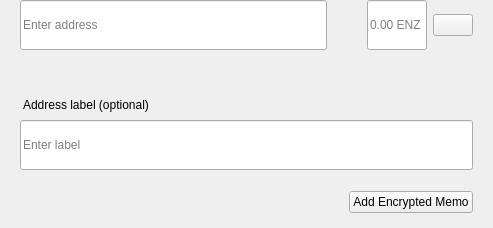
<?xml version="1.0" encoding="UTF-8"?>
<ui version="4.0">
 <class>SendMultiRow</class>
 <widget class="QWidget" name="SendMultiRow">
  <property name="geometry">
   <rect>
    <x>0</x>
    <y>0</y>
    <width>493</width>
    <height>228</height>
   </rect>
  </property>
  <property name="minimumSize">
   <size>
    <width>0</width>
    <height>0</height>
   </size>
  </property>
  <property name="maximumSize">
   <size>
    <width>16777215</width>
    <height>16777215</height>
   </size>
  </property>
  <property name="windowTitle">
   <string>Form</string>
  </property>
  <layout class="QVBoxLayout" name="verticalLayout_3">
   <property name="spacing">
    <number>0</number>
   </property>
   <property name="leftMargin">
    <number>0</number>
   </property>
   <property name="topMargin">
    <number>0</number>
   </property>
   <property name="rightMargin">
    <number>20</number>
   </property>
   <property name="bottomMargin">
    <number>5</number>
   </property>
   <item alignment="Qt::AlignTop">
    <widget class="QWidget" name="widget" native="true">
     <property name="sizePolicy">
      <sizepolicy hsizetype="Expanding" vsizetype="Maximum">
       <horstretch>0</horstretch>
       <verstretch>0</verstretch>
      </sizepolicy>
     </property>
     <property name="minimumSize">
      <size>
       <width>0</width>
       <height>60</height>
      </size>
     </property>
     <property name="maximumSize">
      <size>
       <width>16777215</width>
       <height>85</height>
      </size>
     </property>
     <layout class="QHBoxLayout" name="horizontalLayout" stretch="6,0,2">
      <property name="spacing">
       <number>0</number>
      </property>
      <property name="leftMargin">
       <number>8</number>
      </property>
      <property name="topMargin">
       <number>0</number>
      </property>
      <property name="rightMargin">
       <number>0</number>
      </property>
      <property name="bottomMargin">
       <number>0</number>
      </property>
      <item alignment="Qt::AlignTop">
       <widget class="QStackedWidget" name="stackedAddress">
        <property name="minimumSize">
         <size>
          <width>0</width>
          <height>50</height>
         </size>
        </property>
        <property name="maximumSize">
         <size>
          <width>16777215</width>
          <height>50</height>
         </size>
        </property>
        <widget class="QWidget" name="page_4">
         <property name="sizePolicy">
          <sizepolicy hsizetype="Expanding" vsizetype="Preferred">
           <horstretch>0</horstretch>
           <verstretch>0</verstretch>
          </sizepolicy>
         </property>
         <property name="minimumSize">
          <size>
           <width>0</width>
           <height>50</height>
          </size>
         </property>
         <property name="maximumSize">
          <size>
           <width>16777215</width>
           <height>55</height>
          </size>
         </property>
         <layout class="QVBoxLayout" name="verticalLayout_7">
          <property name="spacing">
           <number>0</number>
          </property>
          <property name="leftMargin">
           <number>12</number>
          </property>
          <property name="topMargin">
           <number>0</number>
          </property>
          <property name="rightMargin">
           <number>0</number>
          </property>
          <property name="bottomMargin">
           <number>0</number>
          </property>
          <item>
           <widget class="QLineEdit" name="lineEditAddress">
            <property name="minimumSize">
             <size>
              <width>0</width>
              <height>50</height>
             </size>
            </property>
            <property name="maximumSize">
             <size>
              <width>16777215</width>
              <height>50</height>
             </size>
            </property>
            <property name="placeholderText">
             <string>Enter address</string>
            </property>
           </widget>
          </item>
         </layout>
        </widget>
        <widget class="QWidget" name="page_3"/>
       </widget>
      </item>
      <item>
       <spacer name="horizontalSpacer_3">
        <property name="orientation">
         <enum>Qt::Horizontal</enum>
        </property>
        <property name="sizeType">
         <enum>QSizePolicy::Fixed</enum>
        </property>
        <property name="sizeHint" stdset="0">
         <size>
          <width>40</width>
          <height>20</height>
         </size>
        </property>
       </spacer>
      </item>
      <item>
       <layout class="QHBoxLayout" name="horizontalLayout_2">
        <property name="spacing">
         <number>6</number>
        </property>
        <item alignment="Qt::AlignTop">
         <widget class="QLineEdit" name="lineEditAmount">
          <property name="sizePolicy">
           <sizepolicy hsizetype="Expanding" vsizetype="Preferred">
            <horstretch>0</horstretch>
            <verstretch>0</verstretch>
           </sizepolicy>
          </property>
          <property name="minimumSize">
           <size>
            <width>0</width>
            <height>50</height>
           </size>
          </property>
          <property name="maximumSize">
           <size>
            <width>16777215</width>
            <height>50</height>
           </size>
          </property>
          <property name="maxLength">
           <number>17</number>
          </property>
          <property name="alignment">
           <set>Qt::AlignLeading|Qt::AlignLeft|Qt::AlignVCenter</set>
          </property>
          <property name="placeholderText">
           <string notr="true">0.00 ENZ</string>
          </property>
         </widget>
        </item>
        <item>
         <layout class="QVBoxLayout" name="verticalLayout">
          <property name="topMargin">
           <number>14</number>
          </property>
          <property name="bottomMargin">
           <number>0</number>
          </property>
          <item alignment="Qt::AlignTop">
           <widget class="QPushButton" name="btnMenu">
            <property name="minimumSize">
             <size>
              <width>0</width>
              <height>0</height>
             </size>
            </property>
            <property name="maximumSize">
             <size>
              <width>16777215</width>
              <height>16777215</height>
             </size>
            </property>
            <property name="focusPolicy">
             <enum>Qt::NoFocus</enum>
            </property>
            <property name="text">
             <string/>
            </property>
           </widget>
          </item>
         </layout>
        </item>
       </layout>
      </item>
     </layout>
    </widget>
   </item>
   <item>
    <widget class="QWidget" name="layoutLabel" native="true">
     <property name="minimumSize">
      <size>
       <width>0</width>
       <height>0</height>
      </size>
     </property>
     <property name="maximumSize">
      <size>
       <width>16777215</width>
       <height>16777215</height>
      </size>
     </property>
     <layout class="QVBoxLayout" name="verticalLayout_9">
      <property name="spacing">
       <number>6</number>
      </property>
      <property name="leftMargin">
       <number>20</number>
      </property>
      <property name="topMargin">
       <number>0</number>
      </property>
      <property name="rightMargin">
       <number>0</number>
      </property>
      <property name="bottomMargin">
       <number>10</number>
      </property>
      <item>
       <spacer name="verticalSpacer">
        <property name="orientation">
         <enum>Qt::Vertical</enum>
        </property>
        <property name="sizeType">
         <enum>QSizePolicy::Fixed</enum>
        </property>
        <property name="sizeHint" stdset="0">
         <size>
          <width>20</width>
          <height>20</height>
         </size>
        </property>
       </spacer>
      </item>
      <item>
       <widget class="QLabel" name="labelSubtitleDescription">
        <property name="styleSheet">
         <string notr="true">margin-bottom:2px;
margin-left:0.05px;
padding:0px;</string>
        </property>
        <property name="text">
         <string>Address label (optional)</string>
        </property>
       </widget>
      </item>
      <item>
       <widget class="QLineEdit" name="lineEditDescription">
        <property name="minimumSize">
         <size>
          <width>0</width>
          <height>50</height>
         </size>
        </property>
        <property name="maximumSize">
         <size>
          <width>16777215</width>
          <height>50</height>
         </size>
        </property>
        <property name="placeholderText">
         <string>Enter label</string>
        </property>
       </widget>
      </item>
      <item>
       <spacer name="verticalSpacer_2">
        <property name="orientation">
         <enum>Qt::Vertical</enum>
        </property>
        <property name="sizeType">
         <enum>QSizePolicy::Fixed</enum>
        </property>
        <property name="sizeHint" stdset="0">
         <size>
          <width>20</width>
          <height>15</height>
         </size>
        </property>
       </spacer>
      </item>
      <item>
       <widget class="QWidget" name="containerMemo" native="true">
        <layout class="QHBoxLayout" name="horizontalLayout_5">
         <property name="leftMargin">
          <number>0</number>
         </property>
         <property name="topMargin">
          <number>0</number>
         </property>
         <property name="rightMargin">
          <number>0</number>
         </property>
         <property name="bottomMargin">
          <number>0</number>
         </property>
         <item>
          <spacer name="horizontalSpacer">
           <property name="orientation">
            <enum>Qt::Horizontal</enum>
           </property>
           <property name="sizeHint" stdset="0">
            <size>
             <width>40</width>
             <height>20</height>
            </size>
           </property>
          </spacer>
         </item>
         <item>
          <widget class="QPushButton" name="btnAddMemo">
           <property name="text">
            <string notr="true">Add Encrypted Memo</string>
           </property>
          </widget>
         </item>
        </layout>
       </widget>
      </item>
     </layout>
    </widget>
   </item>
  </layout>
 </widget>
 <resources/>
 <connections/>
</ui>
